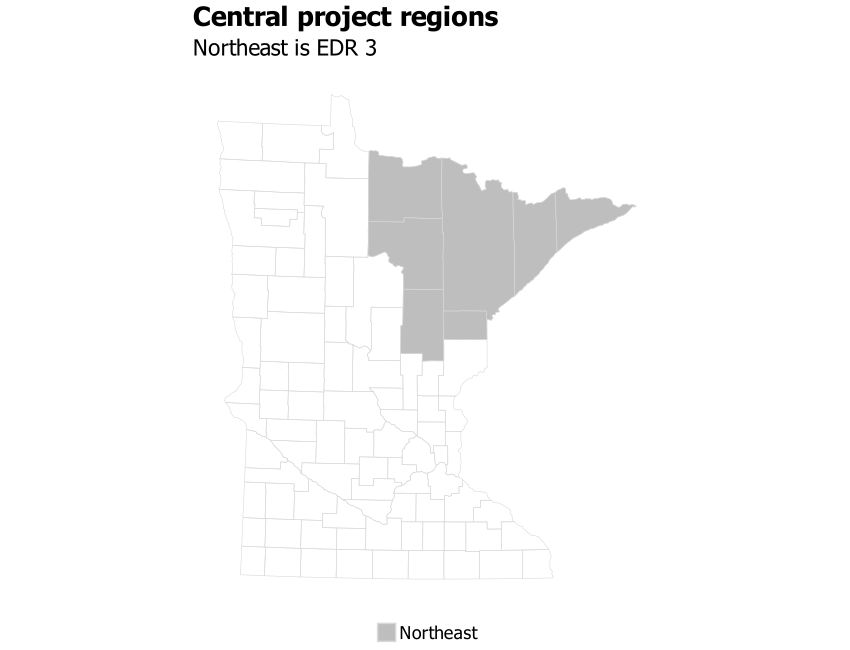

The script that saved this image:
# library -----------------------------------------------------------------
library(tidyverse)
library(sf)
library(ggrepel)
library(scales)
library(ggiraph)
library(rmapshaper)
library(cowplot)
library(RColorBrewer)
library(extrafont)
library(lubridate)
library(systemfonts)
reset_font_cache()
library(ggtext)
library(readxl)
library(ggforce)


rm(list = ls())

theme_bar <- theme_bw() +
  theme(panel.grid.major = element_line(color = "grey70", size = 0.1),
        panel.grid.minor = element_blank(),
        axis.ticks = element_blank(),
        axis.text = element_text(face = "bold"),
        panel.border = element_blank(),
        legend.background = element_rect(fill = "transparent", color = "transparent"),
        legend.key = element_rect(fill = "transparent"),
        legend.key.size = unit(1, "lines"),
        legend.margin = margin(0,0,0,0),
        legend.title = element_blank(),
        legend.text = element_text(margin = margin(l = 2)),
        text = element_text(family = "Tahoma"),
        plot.title.position = "plot",
        plot.title = element_text(face = "bold"))

theme_line <- theme_bw() +
  theme(legend.background = element_rect(fill = "transparent", color = "transparent"),
        legend.key = element_rect(fill = "transparent"),
        legend.text = element_text(margin = margin(l = 2)),
        panel.grid.minor = element_blank(),
        panel.grid.major = element_line(color = "grey70", size = 0.1),
        axis.ticks = element_blank(),
        axis.text = element_text(face = "bold"),
        panel.border = element_blank(),
        legend.margin = margin(0,0,0,0),
        legend.key.size = unit(1, "lines"),
        text = element_text(family = "Tahoma"),
        plot.title.position = "plot",
        plot.title = element_text(face = "bold"))

theme_sf <- theme_bw() +
  theme(axis.text.x=element_blank(),
        axis.text.y=element_blank(),
        axis.ticks=element_blank(),
        panel.background = element_blank(),
        panel.grid.major = element_line(color = "white"),
        panel.border = element_blank(),
        plot.title = element_text(face = "bold"),
        legend.title = element_blank(),
        legend.text = element_text(margin = margin(l = 2)),
        legend.margin = margin(0,0,0,0),
        legend.key.size = unit(1, "lines"),
        text = element_text(family = "Tahoma"),
        plot.title.position = "plot")

regions <- read_csv("/Users/kellyasche/Library/CloudStorage/GoogleDrive-kasche@ruralmn.org/My Drive/Data Prep/R Projects/Join docs/county_regions.csv") %>%
  select(5,6) %>%
  unique() %>%
  mutate(edr = str_replace(edr, "  ", " "),
         planning.region = str_replace(planning.region, " Minnesota", ""),
         planning.region = fct_relevel(planning.region, "Northwest", "Northeast", "Central", "Seven County Mpls-St Paul", "Southwest", "Southeast"),
         edr = fct_relevel(edr, "EDR 1 - Northwest", "EDR 2 - Headwaters", "EDR 3 - Arrowhead", "EDR 4 - West Central", "EDR 5 - North Central", "EDR 6E- Southwest Central", "EDR 6W- Upper Minnesota Valley", "EDR 7E- East Central", "EDR 7W- Central", "EDR 8 - Southwest", "EDR 9 - South Central", "EDR 10 - Southeast", "EDR 11 - 7 County Twin Cities", "Minnesota"))

counties.regions <- read_csv("/Users/kellyasche/Library/CloudStorage/GoogleDrive-kasche@ruralmn.org/My Drive/Data Prep/R Projects/Join docs/county_regions.csv") %>%
  rename(mif = `MIF Region`) %>%
  mutate(countyfp = formatC(countyfp, width = 3, flag = "0"),
         Name = str_to_title(Name),
         Name = str_replace(Name, "Q", "q"),
         Name = str_replace(Name, "Of The", "of the"),
         Name = str_replace(Name, "Mcleod", "McLeod"),
         Dem_Desc = ifelse(Name == "Minnesota", "Minnesota", Dem_Desc),
         Dem_Desc = fct_relevel(Dem_Desc, "Entirely rural", "Town/rural mix", "Urban/town/rural mix", "Entirely urban"),
         edr = str_replace(edr, "  ", " "),
         planning.region = str_replace(planning.region, " Minnesota", ""),
         planning.region = fct_relevel(planning.region, "Northwest", "Northeast", "Central", "Seven County Mpls-St Paul", "Southwest", "Southeast"),
         edr = fct_relevel(edr, "EDR 1 - Northwest", "EDR 2 - Headwaters", "EDR 3 - Arrowhead", "EDR 4 - West Central", "EDR 5 - North Central", "EDR 6E- Southwest Central", "EDR 6W- Upper Minnesota Valley", "EDR 7E- East Central", "EDR 7W- Central", "EDR 8 - Southwest", "EDR 9 - South Central", "EDR 10 - Southeast", "EDR 11 - 7 County Twin Cities", "Minnesota"),
         mif = ifelse(is.na(mif), "TC", mif),
         mif = as.factor(mif),
         mif = fct_relevel(mif, "NW", "NE", "WC", "EC", "SW", "SE", "TC"))
color.ruca <- c("Entirely rural" = "#009933", "Town/rural mix" = "#99CC33", "Urban/town/rural mix" = "#CC9966", "Entirely urban" = "#754C29")

color.pr <- c("Northwest" = "#4575b4","Northeast" = "grey", "Central" = "#fee090", "Seven County Mpls-St Paul" = "#d73027", "Southwest" = "#91bfdb", "Southeast" = "#fc8d59")

color.edr <- c("EDR 1 - Northwest" = "#b3cde3", "EDR 2 - Headwaters" = "#8c96c6", "EDR 3 - Arrowhead" = "#fe9929", "EDR 4 - West Central" = "#8856a7", "EDR 5 - North Central" = "#810f7c", "EDR 6E- Southwest Central" = "#e5f5f9", "EDR 6W- Upper Minnesota Valley" = "#bdc9e1", "EDR 7E- East Central" = "#99d8c9", "EDR 7W- Central" = "#2ca25f", "EDR 8 - Southwest" = "#74a9cf", "EDR 9 - South Central" = "#0570b0", "EDR 10 - Southeast" = "#d7301f", "EDR 11 - 7 County Twin Cities" = "#d8b365")

color.edr.simple <- c("EDR 1" = "#b3cde3", "EDR 2" = "#8c96c6", "EDR 3" = "#fe9929", "EDR 4" = "#8856a7", "EDR 5" = "#810f7c", "EDR 6E" = "#e5f5f9", "EDR 6W" = "#bdc9e1", "EDR 7E" = "#99d8c9", "EDR 7W" = "#2ca25f", "EDR 8" = "#74a9cf", "EDR 9" = "#0570b0", "EDR 10" = "#d7301f", "EDR 11" = "#d8b365", "Minnesota" = "black")

color.pr.edr <- c ("Northwest" = "#4575b4","Northeast" = "#e0f3f8", "Central" = "#fee090", "Seven County Mpls-St Paul" = "#d73027", "Southwest" = "#91bfdb", "Southeast" = "#fc8d59", "Minnesota" = "black", "EDR 1 - Northwest" = "#b3cde3", "EDR 2 - Headwaters" = "#8c96c6", "EDR 3 - Arrowhead" = "#fe9929", "EDR 4 - West Central" = "#8856a7", "EDR 5 - North Central" = "#810f7c", "EDR 6E- Southwest Central" = "#e5f5f9", "EDR 6W- Upper Minnesota Valley" = "#bdc9e1", "EDR 7E- East Central" = "#99d8c9", "EDR 7W- Central" = "#2ca25f", "EDR 8 - Southwest" = "#74a9cf", "EDR 9 - South Central" = "#0570b0", "EDR 10 - Southeast" = "#d7301f", "EDR 11 - 7 County Twin Cities" = "#d8b365")

color.six <- c("#009933", "#4575b4", "grey", "#fee090", "#fc8d59", "#d73027")

mn_counties <- st_read("/Users/kellyasche/Library/CloudStorage/GoogleDrive-kasche@ruralmn.org/My Drive/Data Prep/R Projects/Shapefiles/County shapefiles/MNCounties_MNDOT.shp", quiet = TRUE) %>%
  ms_simplify(keep = .01, keep_shapes = TRUE) %>%
  rename(countyfp = FIPS_CODE)

counties.regions.1 <- counties.regions %>%
  mutate(statefp = "27",
         project.pr = ifelse(edr %in% c("EDR 1 - Northwest", "EDR 2 - Headwaters", "EDR 4 - West Central"), "Northwest",
                             ifelse(edr == "EDR 3 - Arrowhead", "Northeast",
                                    ifelse(edr %in% c("EDR 5 - North Central", "EDR 7E- East Central", "EDR 7W- Central"), "Central",
                                           ifelse(edr %in% c("EDR 6E- Southwest Central", "EDR 6W- Upper Minnesota Valley", "EDR 8 - Southwest"), "Southwest",
                                                  ifelse(edr %in% c("EDR 9 - South Central", "EDR 10 - Southeast"), "Southern", as.character(planning.region)))))),
         project.pr = fct_relevel(project.pr, "Northwest", "Northeast", "Central", "Seven County Mpls-St Paul", "Southwest", "Southern"))

color.project.pr <- c("Northwest" = "#4575b4","Northeast" = "grey", "Central" = "#fee090", "Seven County Mpls-St Paul" = "#d73027", "Southwest" = "#91bfdb", "Southern" = "#fc8d59")


# Prep data ---------------------------------------------------------------

regions <- counties.regions.1 %>%
  filter(Name != "Minnesota") %>%
  left_join(mn_counties[,c(5,7)], by = "countyfp")

# Create map --------------------------------------------------------------

names(regions)

ggplot(regions) +
  geom_sf(color = "grey85", fill = "transparent", aes(geometry = geometry)) +
  geom_sf(data = filter(regions, project.pr == "Northeast"), color = "grey85", aes(geometry = geometry, fill = project.pr)) +
  scale_fill_manual(values = color.project.pr)+
  theme_sf+
  labs(title= "Central project regions",
       subtitle = "Northeast is EDR 3") +
  theme(legend.position = "bottom",
        text = element_text(size = 16))

ggsave(filename = "Charts/Presentations/northeast-project-region-map.pdf", device = cairo_pdf, dpi = "print", width = 8.5, height = 6.5)
